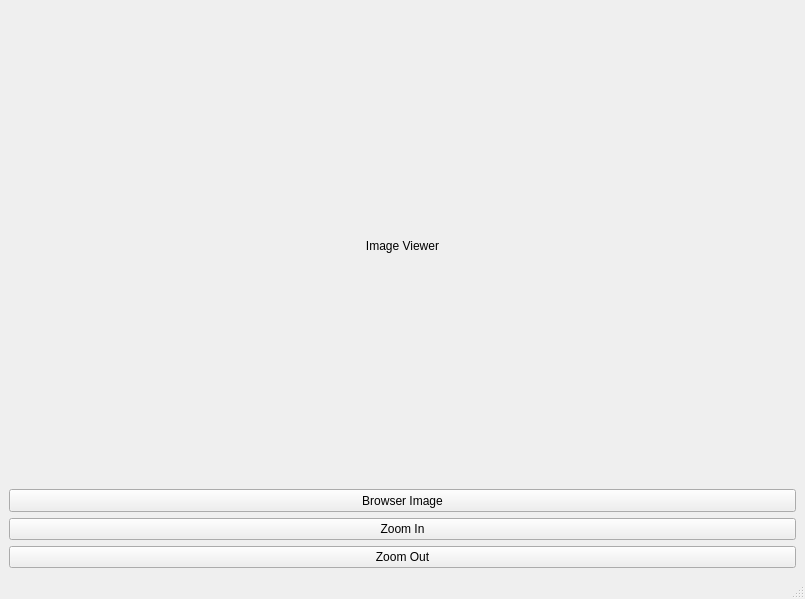
<?xml version="1.0" encoding="UTF-8"?>
<ui version="4.0">
 <class>MainWindow</class>
 <widget class="QMainWindow" name="MainWindow">
  <property name="geometry">
   <rect>
    <x>0</x>
    <y>0</y>
    <width>805</width>
    <height>599</height>
   </rect>
  </property>
  <property name="windowTitle">
   <string>MainWindow</string>
  </property>
  <widget class="QWidget" name="centralwidget">
   <layout class="QGridLayout" name="gridLayout_3">
    <item row="0" column="0">
     <layout class="QGridLayout" name="gridLayout_2">
      <property name="sizeConstraint">
       <enum>QLayout::SetMaximumSize</enum>
      </property>
      <item row="0" column="0">
       <widget class="QLabel" name="imageLabel">
        <property name="text">
         <string>Image Viewer</string>
        </property>
        <property name="alignment">
         <set>Qt::AlignCenter</set>
        </property>
       </widget>
      </item>
      <item row="1" column="0">
       <widget class="QPushButton" name="pushButton">
        <property name="maximumSize">
         <size>
          <width>16777215</width>
          <height>23</height>
         </size>
        </property>
        <property name="text">
         <string>Browser Image</string>
        </property>
       </widget>
      </item>
      <item row="2" column="0">
       <widget class="QPushButton" name="zoomInButton">
        <property name="text">
         <string>Zoom In</string>
        </property>
       </widget>
      </item>
      <item row="3" column="0">
       <widget class="QPushButton" name="zoomOutButton">
        <property name="text">
         <string>Zoom Out</string>
        </property>
       </widget>
      </item>
     </layout>
    </item>
   </layout>
  </widget>
  <widget class="QMenuBar" name="menubar">
   <property name="geometry">
    <rect>
     <x>0</x>
     <y>0</y>
     <width>805</width>
     <height>21</height>
    </rect>
   </property>
  </widget>
  <widget class="QStatusBar" name="statusbar"/>
 </widget>
 <resources/>
 <connections/>
</ui>
